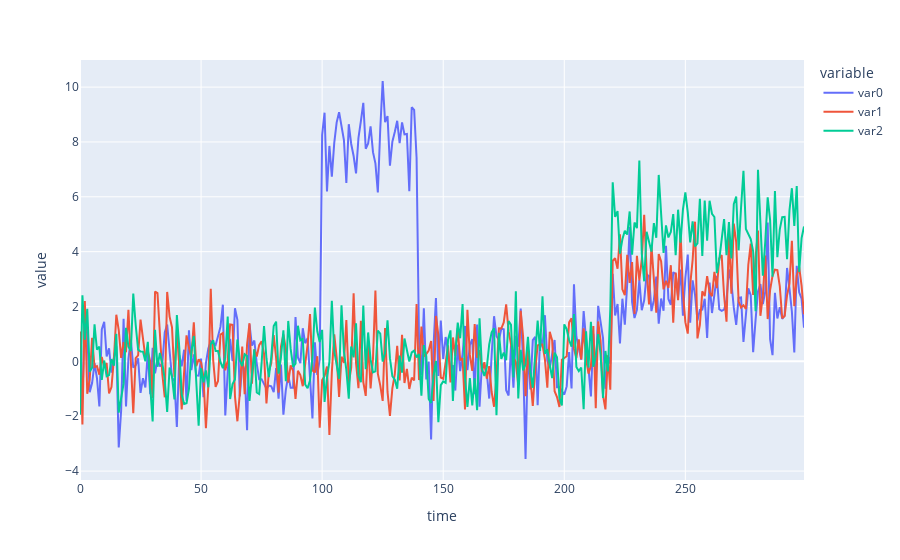

Notebook code cell kept with this figure:
### Markdown cell above
We use the same data as before, but now we consider the segments `100:140` and `220:300` as segment anomalies, and the remaining data as "normal" or "baseline" data.

### Code cell
data_fig

### Figure 1 — Plotly figure (JSON) as saved in the notebook; plotly's stock layout.template omitted (floating-point values rounded to 4 significant figures; data arrays with more than 128 entries replaced by an {"elided": "..."} marker saying what was removed)
{"data": [{"hovertemplate": "variable=var0<br>time=%{x}<br>value=%{y}<extra></extra>", "legendgroup": "var0", "line": {"color": "#636efa", "dash": "solid"}, "marker": {"symbol": "circle"}, "mode": "lines", "name": "var0", "orientation": "v", "showlegend": true, "type": "scatter", "x": {"elided": "300 int values"}, "xaxis": "x", "y": {"elided": "300 float values"}, "yaxis": "y"}, {"hovertemplate": "variable=var1<br>time=%{x}<br>value=%{y}<extra></extra>", "legendgroup": "var1", "line": {"color": "#EF553B", "dash": "solid"}, "marker": {"symbol": "circle"}, "mode": "lines", "name": "var1", "orientation": "v", "showlegend": true, "type": "scatter", "x": {"elided": "300 int values"}, "xaxis": "x", "y": {"elided": "300 float values"}, "yaxis": "y"}, {"hovertemplate": "variable=var2<br>time=%{x}<br>value=%{y}<extra></extra>", "legendgroup": "var2", "line": {"color": "#00cc96", "dash": "solid"}, "marker": {"symbol": "circle"}, "mode": "lines", "name": "var2", "orientation": "v", "showlegend": true, "type": "scatter", "x": {"elided": "300 int values"}, "xaxis": "x", "y": {"elided": "300 float values"}, "yaxis": "y"}], "layout": {"legend": {"title": {"text": "variable"}, "tracegroupgap": 0}, "margin": {"t": 60}, "xaxis": {"anchor": "y", "domain": [0, 1], "title": {"text": "time"}}, "yaxis": {"anchor": "x", "domain": [0, 1], "title": {"text": "value"}}}}
